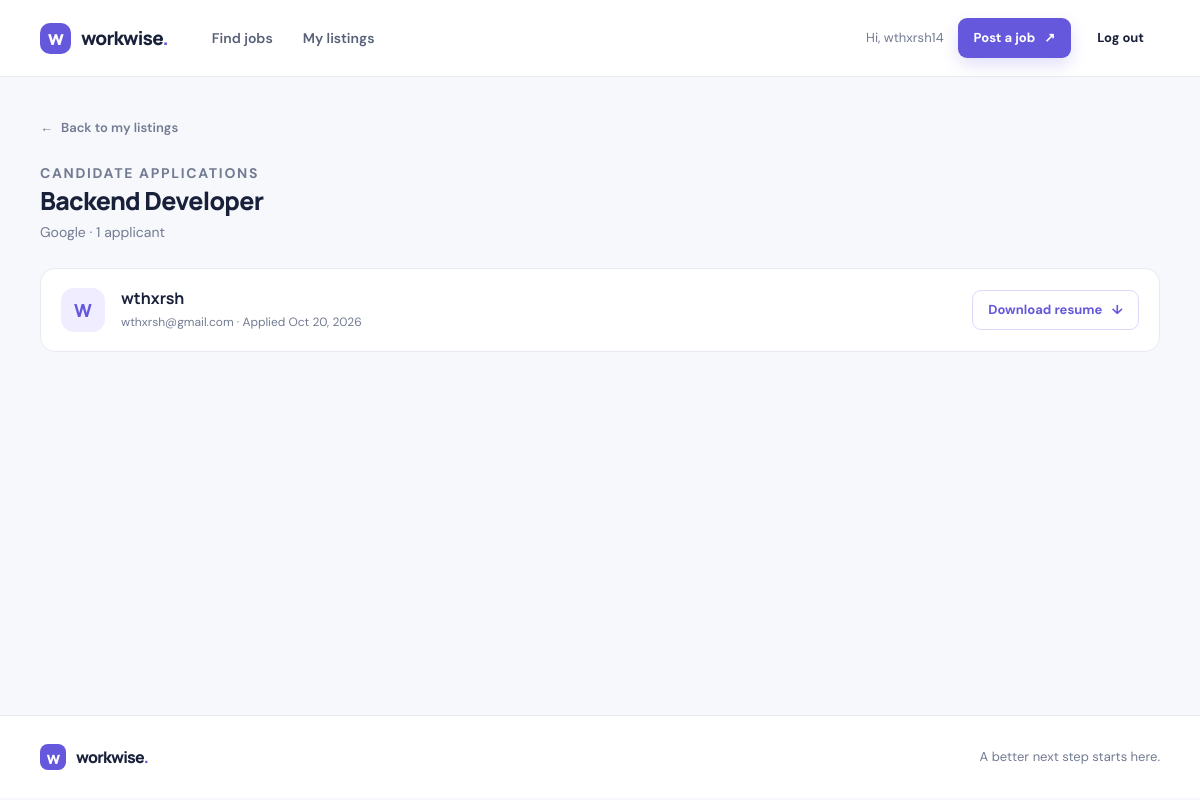
/jobs/1/applicants/ (signed in), run on the app's committed database.
### accounts/models.py (models this page shows, shortened)
class CustomUser(AbstractUser):
    ROLE_CHOICES = [
        ('employer', 'Employer'),
        ('seeker', 'Job Seeker'),
    ]
    role = models.CharField(max_length=20, choices=ROLE_CHOICES, default='seeker')

### jobs/models.py (models this page shows, shortened)
class Job(models.Model):
    title = models.CharField(max_length=200)
    company_name = models.CharField(max_length=200)
    description = models.TextField()
    location = models.CharField(max_length=100)
    salary = models.DecimalField(max_digits=10, decimal_places=2)
    posted_by = models.ForeignKey(settings.AUTH_USER_MODEL, on_delete=models.CASCADE)
    date_posted = models.DateField(auto_now_add=True)
    class Meta:
        ordering = ['-date_posted']

class Application(models.Model):
    job = models.ForeignKey(Job, on_delete=models.CASCADE)
    applicant = models.ForeignKey(settings.AUTH_USER_MODEL, on_delete=models.CASCADE)
    resume = models.FileField(
        upload_to=resume_upload_path,
        blank=True,
        null=True,
    )
    date_applied = models.DateField(auto_now_add=True)
    class Meta:
        unique_together = ['job', 'applicant']

### jobs/views.py (the view)
# urls.py: path("<int:pk>/applicants/", JobApplicantsListView.as_view(), name="job_applicants"),
class JobApplicantsListView(EmployerRequiredMixin, ListView):
    template_name = "job_applicants.html"
    context_object_name = "applications"
    def get_queryset(self):
        self.job = get_object_or_404(
            Job, pk=self.kwargs["pk"], posted_by=self.request.user
        )
        return Application.objects.filter(job=self.job).select_related("applicant")
    def get_context_data(self, **kwargs):
        context = super().get_context_data(**kwargs)
        context["job"] = self.job
        return context

### jobs/views.py (called while the page is built)
    def test_func(self):
        return self.request.user.role == "employer"

### jobs/templates/job_applicants.html (shortened to what this page needs)
{% extends "base.html" %}
{% block content %}
<a class="back-link" href="{% url 'jobs:my_jobs' %}"><span aria-hidden="true">←</span> Back to my listings</a>
<header class="page-heading">
    <div>
        <p class="eyebrow eyebrow-light">Candidate applications</p>
        <h1>{{ job.title }}</h1>
        <p>{{ job.company_name }} · {{ applications|length }} applicant{{ applications|length|pluralize }}</p>
    </div>
</header>
<section class="listing-stack" aria-label="Applicants">
    {% for application in applications %}
        <article class="listing-row">
            <div class="company-avatar" aria-hidden="true">{{ application.applicant.username|first|upper }}</div>
            <div class="listing-main">
                <h3>{{ application.applicant.get_full_name|default:application.applicant.username }}</h3>
                <p>{{ application.applicant.email }} · Applied {{ application.date_applied|date:"M j, Y" }}</p>
            </div>
            {% if application.resume %}
                <a class="button button-outline button-small" href="{% url 'jobs:resume_download' application.pk %}">Download resume <span aria-hidden="true">↓</span></a>
            {% else %}
                <span class="application-date">Resume not available for this older application</span>
            {% endif %}
        </article>
    {% empty %}
        <div class="empty-state">
            <div class="empty-icon" aria-hidden="true">♙</div>
            <h3>No applications yet</h3>
            <p>When candidates apply, their applications and resumes will appear here.</p>
        </div>
    {% endfor %}
</section>
{% endblock %}

### jobs/templates/base.html (shortened to what this page needs)
{% load static %}
<!doctype html>
<html lang="en">
<head>
    <link rel="stylesheet" href="{% static 'jobs/css/site.css' %}">
</head>
<body>
    <header class="site-header">
        <div class="nav-shell">
            <a class="brand" href="{% url 'jobs:job_list' %}" aria-label="Workwise home">
                <span class="brand-mark">w</span>
                <span>workwise<span class="brand-period">.</span></span>
            </a>
            <nav class="main-nav" aria-label="Main navigation">
                <a href="{% url 'jobs:job_list' %}">Find jobs</a>
                {% if user.is_authenticated %}
                    {% if user.role == "employer" %}
                        <a href="{% url 'jobs:my_jobs' %}">My listings</a>
                    {% else %}
                        <a href="{% url 'jobs:my_applications' %}">My applications</a>
                    {% endif %}
                {% endif %}
            </nav>
            <div class="nav-actions">
                {% if user.is_authenticated %}
                    <span class="user-greeting">Hi, {{ user.first_name|default:user.username }}</span>
                    {% if user.role == "employer" %}
                        <a class="button button-primary button-small" href="{% url 'jobs:job_create' %}">Post a job <span aria-hidden="true">↗</span></a>
                    {% endif %}
                    <form method="post" action="{% url 'logout' %}" class="logout-form">
                        <button class="button button-quiet button-small" type="submit">Log out</button>
                    </form>
                {% else %}
                    <a class="button button-quiet button-small" href="{% url 'login' %}">Log in</a>
                    <a class="button button-primary button-small" href="{% url 'accounts:signup' %}">Create account <span aria-hidden="true">↗</span></a>
                {% endif %}
            </div>
        </div>
    </header>
    <main class="page-shell">
        {% block content %}{% endblock %}
    </main>
    <footer class="site-footer">
        <div class="footer-shell">
            <a class="brand brand-footer" href="{% url 'jobs:job_list' %}">
                <span class="brand-mark">w</span><span>workwise<span class="brand-period">.</span></span>
            </a>
            <span>A better next step starts here.</span>
        </div>
    </footer>
</body>
</html>

### jobs/static/jobs/css/site.css (style rules this page uses)
:root { color-scheme: light; --ink: #19213a; --muted: #727b91; --line: #e7eaf1; --paper: #ffffff; --canvas: #f7f8fc; --violet: #6558dc; --violet-dark: #5144c5; --violet-soft: #efedff; --mint: #d9f5e8; --danger: #b6384e; --shadow: 0 16px 44px rgba(31, 39, 70, .07); }
* { box-sizing: border-box; }
html { min-width: 320px; scroll-behavior: smooth; }
body { margin: 0; background: var(--canvas); color: var(--ink); font: 15px/1.6 "DM Sans", sans-serif; -webkit-font-smoothing: antialiased; }
a { color: inherit; text-decoration: none; }
button, input, select, textarea { font: inherit; }
button, a { -webkit-tap-highlight-color: transparent; }
.site-header { position: sticky; z-index: 10; top: 0; background: rgba(255, 255, 255, .93); border-bottom: 1px solid rgba(231, 234, 241, .9); backdrop-filter: blur(16px); }
.nav-shell, .footer-shell, .page-shell { width: min(1120px, calc(100% - 48px)); margin-inline: auto; }
.nav-shell { min-height: 76px; display: flex; align-items: center; gap: 44px; }
.brand { display: inline-flex; align-items: center; gap: 10px; font: 800 19px/1 "Manrope", sans-serif; letter-spacing: -.8px; white-space: nowrap; }
.brand-mark { width: 31px; height: 31px; display: grid; place-items: center; border-radius: 10px; background: var(--violet); color: white; font: 800 20px/1 "Manrope", sans-serif; }
.brand-period { color: var(--violet); }
.main-nav { display: flex; align-items: center; gap: 30px; height: 76px; }
.main-nav a { height: 100%; display: flex; align-items: center; position: relative; color: #586177; font-size: 14px; font-weight: 600; }
.nav-actions { display: flex; align-items: center; gap: 10px; margin-left: auto; }
.user-greeting { color: var(--muted); font-size: 13px; margin-right: 4px; }
.logout-form { margin: 0; }
.button { display: inline-flex; align-items: center; justify-content: center; gap: 9px; min-height: 46px; padding: 0 20px; border: 1px solid transparent; border-radius: 11px; cursor: pointer; font-weight: 700; transition: background .18s ease, transform .18s ease, box-shadow .18s ease; }
.button-primary { color: #fff; background: var(--violet); box-shadow: 0 7px 16px rgba(101, 88, 220, .19); }
.button-quiet { color: var(--ink); background: transparent; }
.button-small { min-height: 40px; padding-inline: 15px; border-radius: 9px; font-size: 13px; }
.button-outline { color: var(--violet); background: white; border-color: #dcd9ff; }
.page-shell { min-height: calc(100vh - 162px); padding-block: 38px 80px; }
.site-footer { border-top: 1px solid var(--line); background: #fff; }
.footer-shell { min-height: 82px; display: flex; align-items: center; justify-content: space-between; color: var(--muted); font-size: 13px; }
.brand-footer { color: var(--ink); font-size: 16px; }
.brand-footer .brand-mark { width: 26px; height: 26px; font-size: 17px; border-radius: 8px; }
.eyebrow { display: inline-flex; align-items: center; gap: 8px; margin: 0 0 12px; color: #c8c4ff; font-size: 11px; font-weight: 700; letter-spacing: 1.7px; text-transform: uppercase; }
.eyebrow-light { color: var(--violet); }
.section-heading h2, .page-heading h1 { margin: 0; font: 800 25px/1.25 "Manrope", sans-serif; letter-spacing: -.7px; }
.section-heading p, .page-heading p { margin: 5px 0 0; color: var(--muted); font-size: 14px; }
.company-avatar { flex: 0 0 44px; display: grid; place-items: center; width: 44px; height: 44px; border-radius: 13px; background: var(--violet-soft); color: var(--violet); font: 800 18px "Manrope", sans-serif; text-transform: uppercase; }
.page-heading { display: flex; align-items: center; justify-content: space-between; gap: 24px; margin-bottom: 25px; }
.back-link { display: inline-flex; align-items: center; gap: 8px; margin-bottom: 18px; color: var(--muted); font-size: 13px; font-weight: 600; }
.listing-stack { display: grid; gap: 12px; }
.listing-row { display: flex; align-items: center; gap: 16px; padding: 18px 20px; border: 1px solid var(--line); border-radius: 15px; background: white; }
.listing-main { flex: 1; min-width: 0; }
.listing-main h3 { margin: 0; overflow: hidden; font: 700 16px "Manrope", sans-serif; text-overflow: ellipsis; white-space: nowrap; }
.listing-main p { margin: 4px 0 0; color: var(--muted); font-size: 12px; }

### data on the page
CustomUser: first_name "wthxrsh14"
Job: title "Backend Developer", company_name "Google"
Application: applicant.username|first "W", applicant.get_full_name "wthxrsh", applicant.email "wthxrsh@gmail.com", date_applied "Oct 20, 2026", shows "Download resume"

### other printed values
{{ applications|length }} "1"
